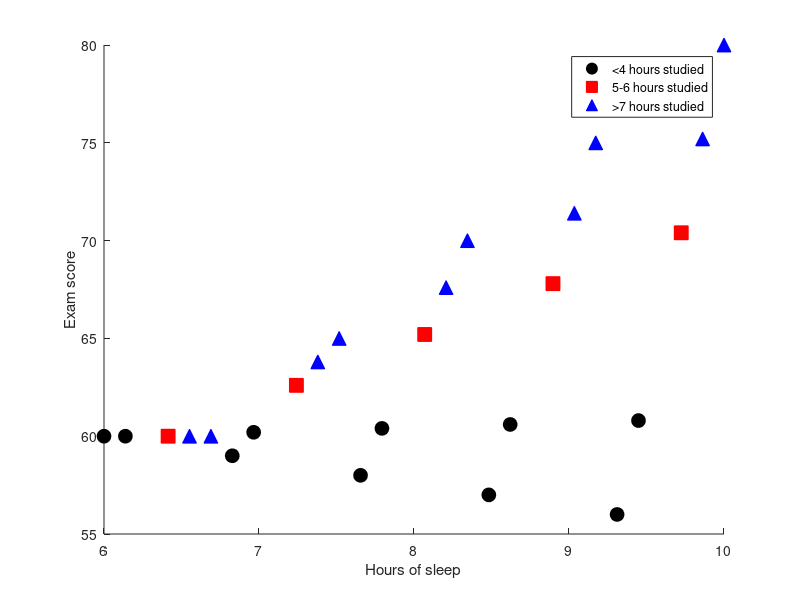
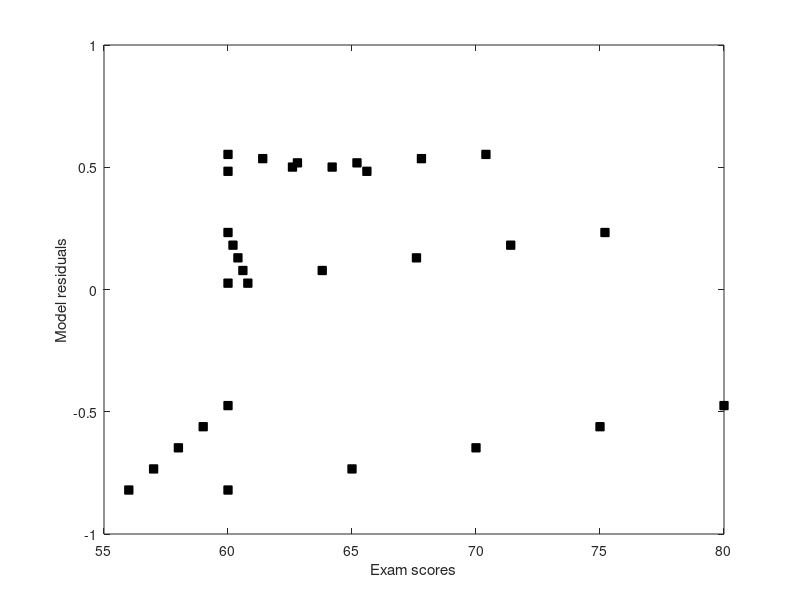

The MATLAB script that drew these images, in order:
%%
%   COURSE: Master statistics and machine learning: intuition, math, code										
%      URL: udemy.com/course/statsml_x/?couponCode=202112 
% 
%  SECTION: Regression
%    VIDEO: Multiple regression
% 
%  TEACHER: Mike X Cohen, sincxpress.com
%

%%

% a clear MATLAB workspace is a clear mental workspace
close all; clear, clc
pkg load statistics % load Octave stats package

%% example: effects of sleep and study hours on exam scores
%%% create the data

exam_scores = [];
for ei=0:4
    exam_scores = [ exam_scores 60*ones(1,6)+linspace(-1,5,6)*ei ];
end

exam_scores = exam_scores'; % force column vector
hours_studied = repmat(linspace(2,8,6),1,5)';
ave_sleep_hrs = linspace(6,10,30)';

%% plot the data

% stratify by hours studied
figure(1), clf, hold on

% fewer than 4 hours studied
plotidx = hours_studied<4.1;
plot(ave_sleep_hrs(plotidx),exam_scores(plotidx),'ko','markerfacecolor','k','markersize',10)

% 5-6 hours studied
plotidx = hours_studied>4.9 & hours_studied<6.1;
plot(ave_sleep_hrs(plotidx),exam_scores(plotidx),'rs','markerfacecolor','r','markersize',10)

% more than 6 hours
plotidx = hours_studied>6;
plot(ave_sleep_hrs(plotidx),exam_scores(plotidx),'b^','markerfacecolor','b','markersize',10)

xlabel('Hours of sleep'), ylabel('Exam score')
legend({'<4 hours studied';'5-6 hours studied';'>7 hours studied'})

%% compute the multiple regression

% first create the design matrix
desmat = [ ones(30,1) ave_sleep_hrs hours_studied ave_sleep_hrs.*hours_studied ];

[beta,b_CI,resids,rint,stats] = regress(exam_scores,desmat);

% stats vector is R2, F, p-val, error variance
stats

%% inspect the residuals

figure(2), clf
plot(exam_scores,resids,'ks','markerfacecolor','k')
xlabel('Exam scores')
ylabel('Model residuals')

%% correlation of IVs

corr(desmat(:,2:end))

%% done.
